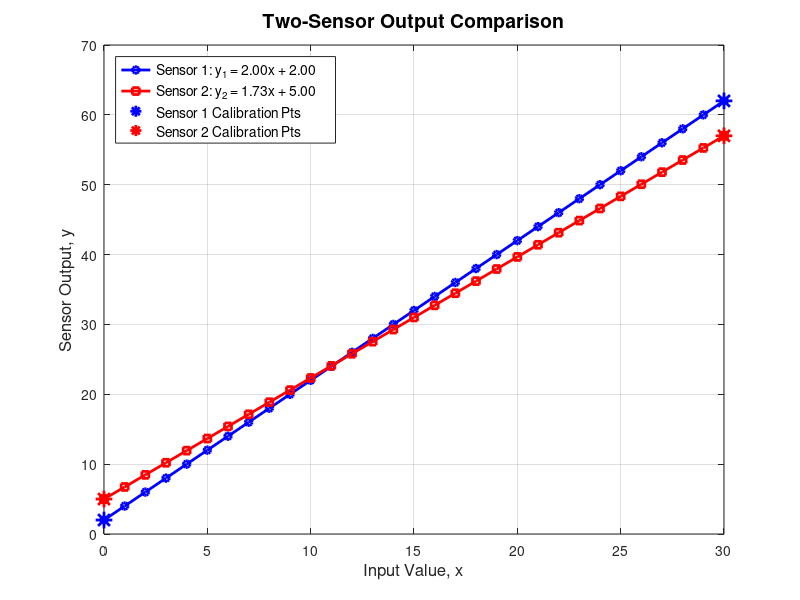
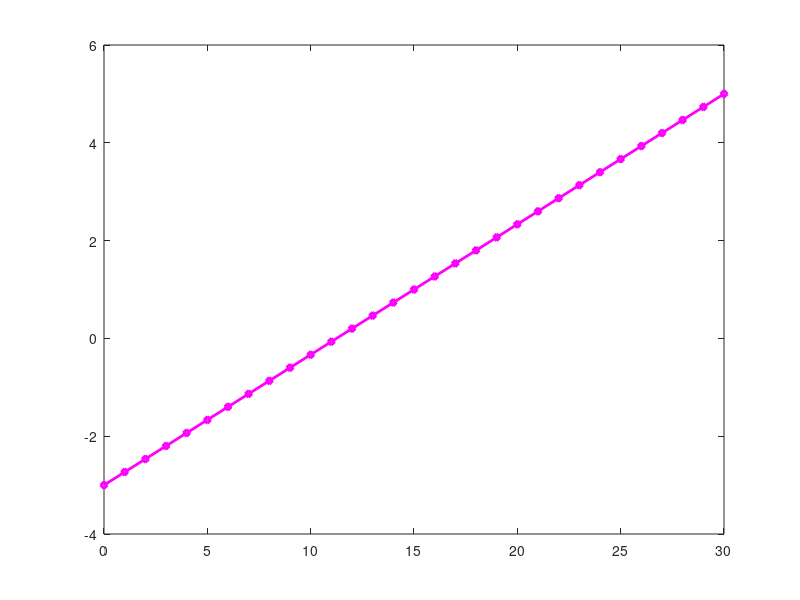

Write the MATLAB code that produced these figures, in order. (Note: this script raises an error after producing the figures.)
%% Project 5: Two-Sensor Calibration and Agreement Check (Linear Fit + Error)
% Two sensors: y1 = m1*x + b1,  y2 = m2*x + b2
% Each sensor calibrated using two known points

clc; clear; close all;

%% =========================================================
% TASK 1: Choose calibration points & compute (m, b) for each sensor
% =========================================================
% Sensor 1 calibration points: (x, y) pairs from known measurements
% These simulate a slightly ideal sensor
S1_x = [0,  30];       % known input values
S1_y = [2,  62];       % sensor 1 output at those inputs

% Sensor 2 calibration points: slightly different (miscalibrated)
S2_x = [0,  30];       % same input range
S2_y = [5,  57];       % sensor 2 output — different slope & intercept

% --- Compute slope (m) and intercept (b) from two-point formula ---
% m = (y2 - y1) / (x2 - x1),   b = y1 - m*x1

m1 = (S1_y(2) - S1_y(1)) / (S1_x(2) - S1_x(1));
b1 = S1_y(1) - m1 * S1_x(1);

m2 = (S2_y(2) - S2_y(1)) / (S2_x(2) - S2_x(1));
b2 = S2_y(1) - m2 * S2_x(1);

fprintf('============================================================\n');
fprintf('  Two-Sensor Calibration and Agreement Check\n');
fprintf('============================================================\n\n');
fprintf('--- Calibration Results ---\n');
fprintf('  Sensor 1:  y1 = %.4f * x + %.4f\n', m1, b1);
fprintf('  Sensor 2:  y2 = %.4f * x + %.4f\n', m2, b2);
fprintf('\n');

%% =========================================================
% TASK 2: Evaluate both sensor models for x = 0:1:30
% =========================================================
x  = 0:1:30;

y1 = m1 .* x + b1;    % Sensor 1 output
y2 = m2 .* x + b2;    % Sensor 2 output

%% =========================================================
% TASK 3: Plot both sensor outputs on the same figure
% =========================================================
figure('Name', 'Sensor Outputs Comparison', 'NumberTitle', 'off');

plot(x, y1, 'b-o', 'LineWidth', 2, 'MarkerSize', 5, ...
    'DisplayName', sprintf('Sensor 1: y_1 = %.2fx + %.2f', m1, b1));
hold on;
plot(x, y2, 'r-s', 'LineWidth', 2, 'MarkerSize', 5, ...
    'DisplayName', sprintf('Sensor 2: y_2 = %.2fx + %.2f', m2, b2));

% Mark calibration points
plot(S1_x, S1_y, 'b*', 'MarkerSize', 12, 'LineWidth', 2, ...
    'DisplayName', 'Sensor 1 Calibration Pts');
plot(S2_x, S2_y, 'r*', 'MarkerSize', 12, 'LineWidth', 2, ...
    'DisplayName', 'Sensor 2 Calibration Pts');
hold off;

xlabel('Input Value, x', 'FontSize', 12);
ylabel('Sensor Output, y', 'FontSize', 12);
title('Two-Sensor Output Comparison', 'FontSize', 14, 'FontWeight', 'bold');
legend('Location', 'northwest', 'FontSize', 10);
grid on;

%% =========================================================
% TASK 4: Compute error e(x) = y1 - y2 and plot separately
% =========================================================
e = y1 - y2;    % agreement error at each x

figure('Name', 'Sensor Agreement Error e(x) = y1 - y2', 'NumberTitle', 'off');

plot(x, e, 'm-d', 'LineWidth', 2, 'MarkerSize', 5, 'DisplayName', 'e(x) = y_1 - y_2');
hold on;
yline(0, 'k--', 'LineWidth', 1.5, 'DisplayName', 'Perfect Agreement (e = 0)');
hold off;

xlabel('Input Value, x', 'FontSize', 12);
ylabel('Error e(x) = y_1 - y_2 (mm)', 'FontSize', 12);
title('Sensor Agreement Error', 'FontSize', 14, 'FontWeight', 'bold');
legend('Location', 'best', 'FontSize', 10);
grid on;

%% =========================================================
% TASK 5: Identify x where sensors agree best (min absolute error)
% =========================================================
abs_e = abs(e);
[min_err, idx_min] = min(abs_e);
x_agree = x(idx_min);

fprintf('--- Agreement Analysis ---\n');
fprintf('  x value where sensors agree best : x = %g\n', x_agree);
fprintf('  Minimum absolute error           : |e| = %.6f\n', min_err);
fprintf('  Sensor 1 output at x_agree       : y1 = %.4f\n', y1(idx_min));
fprintf('  Sensor 2 output at x_agree       : y2 = %.4f\n', y2(idx_min));
fprintf('\n');

% Analytical crossover point: solve m1*x + b1 = m2*x + b2
if (m1 - m2) ~= 0
    x_cross = (b2 - b1) / (m1 - m2);
    y_cross = m1 * x_cross + b1;
    fprintf('--- Analytical Crossover (exact agreement) ---\n');
    fprintf('  Sensors are identical at x = %.4f\n', x_cross);
    fprintf('  Both output y = %.4f at this point\n', y_cross);
else
    fprintf('  Sensors have equal slopes — they never cross (parallel lines).\n');
end

%% =========================================================
% SUMMARY TABLE: x, y1, y2, e(x), |e(x)|
% =========================================================
fprintf('\n--- Data Table (x = 0 to 30) ---\n');
fprintf('%6s  %10s  %10s  %10s  %10s\n', 'x', 'y1', 'y2', 'e(x)', '|e(x)|');
fprintf('%s\n', repmat('-', 1, 55));
for i = 1:length(x)
    marker = '';
    if x(i) == x_agree
        marker = '  <-- Best Agreement';
    end
    fprintf('%6g  %10.4f  %10.4f  %10.4f  %10.4f%s\n', ...
        x(i), y1(i), y2(i), e(i), abs_e(i), marker);
end

%% =========================================================
% Add best-agreement marker to both figures
% =========================================================
figure(1);   % Sensor outputs figure
hold on;
plot(x_agree, y1(idx_min), 'ko', 'MarkerSize', 14, 'LineWidth', 2.5, ...
    'DisplayName', sprintf('Best Agreement at x = %g', x_agree));
hold off;
legend('Location', 'northwest', 'FontSize', 10);

figure(2);   % Error figure
hold on;
plot(x_agree, e(idx_min), 'ko', 'MarkerSize', 14, 'LineWidth', 2.5, ...
    'DisplayName', sprintf('Min |e| = %.4f at x = %g', min_err, x_agree));
hold off;
legend('Location', 'best', 'FontSize', 10);
